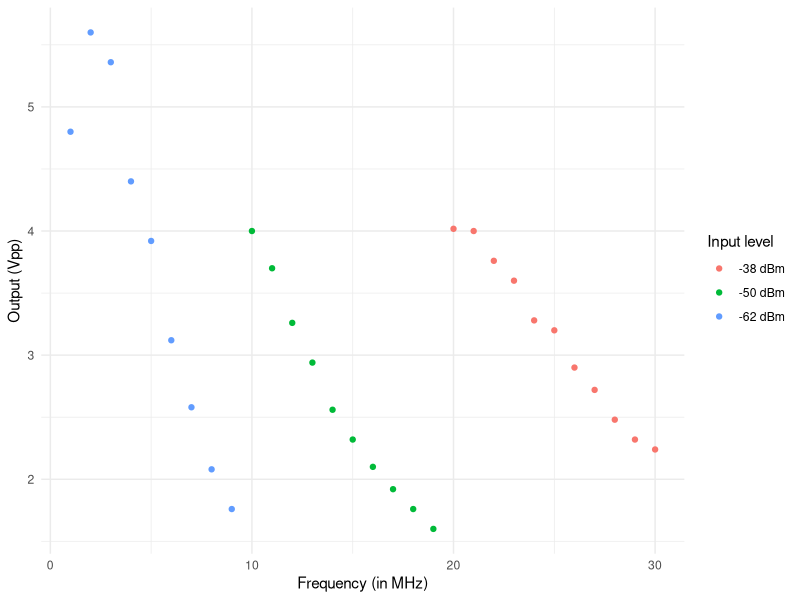
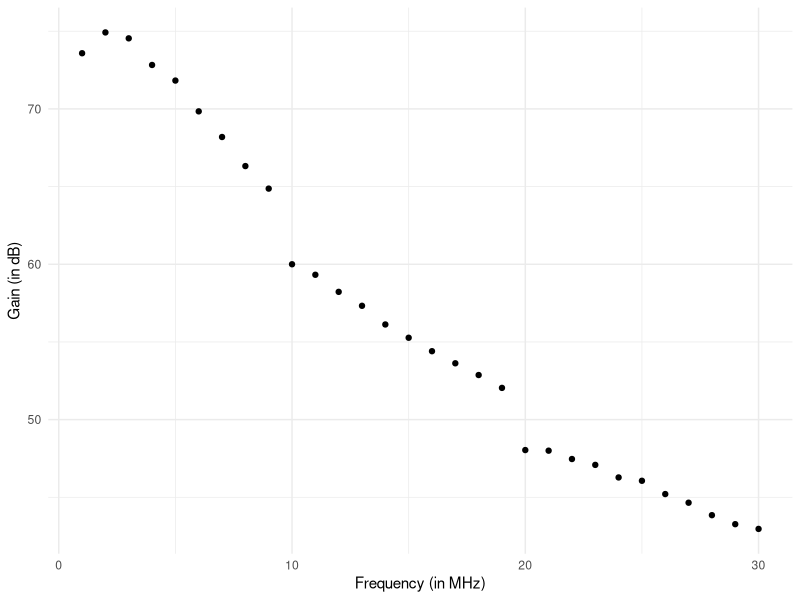

These charts were generated, in order, by the following R code:
## ---- chunk 1
library(tidyverse)
df <- tibble(frequency=seq(1,30,1), 
             hp8657a_setting=c(rep("-62 dBm", 9), rep("-50 dBm",10), rep("-38 dBm",11)),
             hp8657a_level = c(rep(-62,9), rep(-50,10), rep(-38,11)),
             vpp = c(4.8,
                     5.6,
                     5.36,
                     4.40,
                     3.920,
                     3.12,
                     2.58,
                     2.08,
                     1.76,
                     4.00,
                     3.700,
                     3.260,
                     2.940,
                     2.560,
                     2.320,
                     2.100,
                     1.920,
                     1.760,
                     1.600,
                     4.018,
                     4.00,
                     3.760,
                     3.600,
                     3.280,
                     3.200,
                     2.900,
                     2.720,
                     2.480,
                     2.320,
                     2.240))
df %>% ggplot(aes(x=frequency, y=vpp, group=hp8657a_setting, color=hp8657a_setting)) +
  geom_point() +
  theme_minimal() +
  labs(x = "Frequency (in MHz)",
       y = "Output (Vpp)", 
       color ="Input level")
## ---- chunk 2
df_db <- df %>% mutate(P = 10^(hp8657a_level/10)/1000,
                       Vnom = sqrt(50*P),  # RMS value
                       Vin = 2*Vnom,       # RMS value
                       A = (vpp/(2*sqrt(2))) / Vin,
                       dB = 20*log10(A))
df_db %>% ggplot(aes(x=frequency, y=dB)) +
  geom_point() + 
  theme_minimal() +
  labs(x = "Frequency (in MHz)",
       y = "Gain (in dB)")
